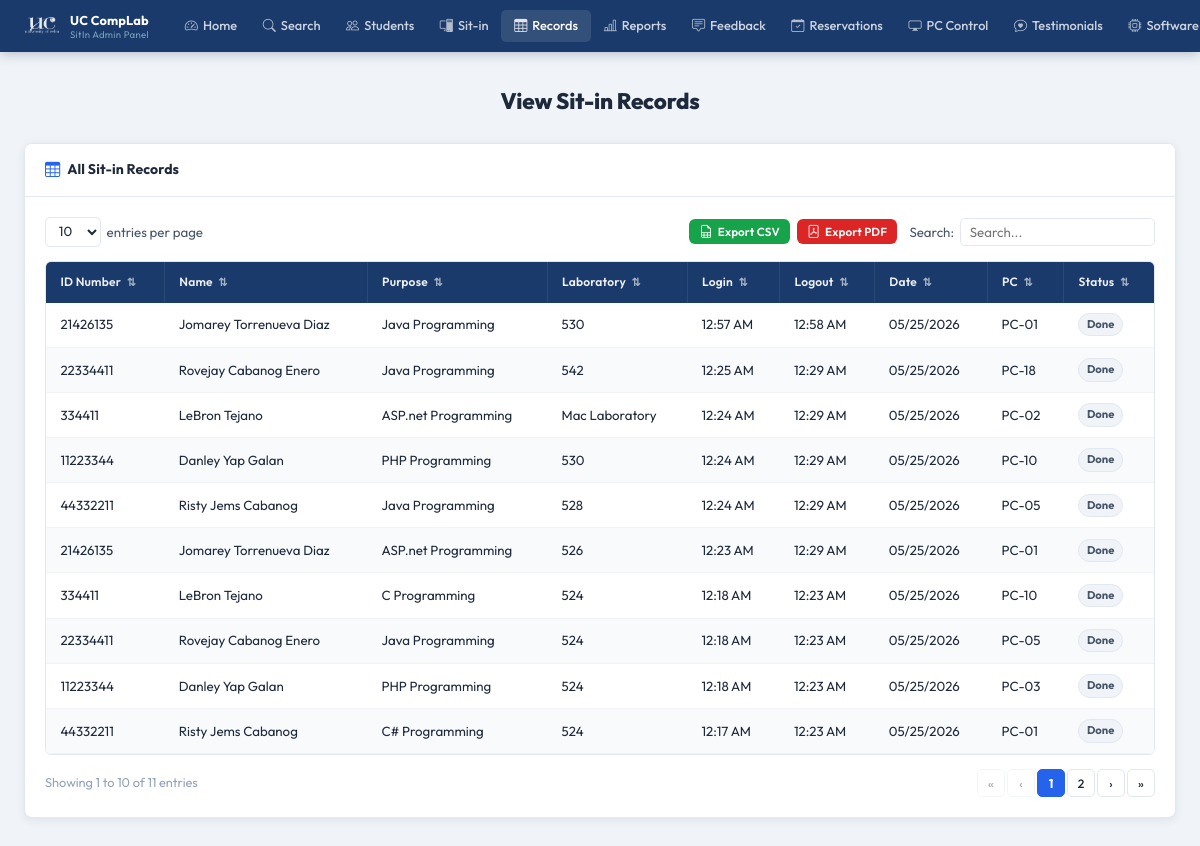
The page /pages/admin/view-sitin.php (signed in) on the database its author committed.
### tables this page shows
CREATE TABLE sit_in_logs (
            id          INTEGER PRIMARY KEY AUTOINCREMENT,
            user_id     INTEGER NOT NULL,
            lab_room    TEXT    NOT NULL,
            purpose     TEXT,
            status      TEXT    DEFAULT 'active',
            login_time  DATETIME DEFAULT CURRENT_TIMESTAMP,
            logout_time DATETIME, pc_number INTEGER,
            FOREIGN KEY (user_id) REFERENCES users(id) ON DELETE CASCADE
        );

CREATE TABLE users (
            id                 INTEGER PRIMARY KEY AUTOINCREMENT,
            first_name         TEXT    NOT NULL,
            last_name          TEXT    NOT NULL,
            middle_name        TEXT,
            student_id         TEXT    UNIQUE NOT NULL,
            course             TEXT    NOT NULL,
            course_level       INTEGER NOT NULL,
            email              TEXT    UNIQUE NOT NULL,
            address            TEXT    NOT NULL,
            password           TEXT    NOT NULL,
            remaining_sessions INTEGER DEFAULT 30,
            created_at         DATETIME DEFAULT CURRENT_TIMESTAMP
        , profile_picture TEXT, points INTEGER DEFAULT 0);

### pages/admin/view-sitin.php (the view, shortened to what this page needs)
<?php
$base = '../../';
$db = getDB();
$records = $db->query("
    SELECT s.id, u.student_id,
           u.first_name || ' ' || COALESCE(u.middle_name || ' ', '') || u.last_name AS full_name,
           s.purpose, s.lab_room,
           s.login_time, s.logout_time,
           DATE(s.login_time) AS log_date, s.status, s.pc_number
    FROM sit_in_logs s
    JOIN users u ON u.id = s.user_id
    ORDER BY s.login_time DESC
")->fetchAll();
?>
<!DOCTYPE html>
<html lang="en">
<head>
  <link rel="stylesheet" href="<?= $base ?>assets/css/admin.css"/>
  <link rel="stylesheet" href="https://cdn.jsdelivr.net/npm/bootstrap-icons@1.11.3/font/bootstrap-icons.css"/>
</head>
<body>
<?php require_once __DIR__ . '/../../includes/admin-navbar.php'; ?>
<div class="admin-page">
  <div class="admin-inner">
    <h1 class="a-page-title">View Sit-in Records</h1>
    <div class="a-card">
      <div class="a-card-header">
        <i class="bi bi-table"></i> All Sit-in Records
      </div>
      <div class="a-card-body">
        <div class="a-table-controls">
          <div class="a-entries-wrap">
            <select id="recSelect" class="a-entries-select">
              <option>10</option><option>25</option><option>50</option>
            </select>
            <span>entries per page</span>
          </div>
          <div style="display: flex; align-items: center; gap: 0.75rem; flex-wrap: wrap;">
            <div class="a-export-buttons" style="display: flex; gap: 0.4rem;">
              <button onclick="exportTableToCSV('recTable', 'sit_in_records.csv')" class="a-btn a-btn-sm a-btn-green" title="Export current records to CSV">
                <i class="bi bi-file-earmark-spreadsheet"></i> Export CSV
              </button>
              <button onclick="exportTableToPDF('recTable', 'UC CompLab — Sit-in Records', 'sit_in_records.pdf')" class="a-btn a-btn-sm a-btn-red" title="Export current records to a high-fidelity PDF">
                <i class="bi bi-file-pdf"></i> Export PDF
              </button>
            </div>
            <div class="a-search-wrap" style="margin: 0;">
              <label>Search:</label>
              <input type="text" id="recSearch" class="a-search-box" placeholder="Search..."/>
            </div>
          </div>
        </div>
        <div class="a-table-wrap">
          <table class="a-table" id="recTable">
            <thead>
              <tr>
                <th class="a-sortable" data-col="0">ID Number <span class="a-sort-icon">⇅</span></th>
                <th class="a-sortable" data-col="1">Name <span class="a-sort-icon">⇅</span></th>
                <th class="a-sortable" data-col="2">Purpose <span class="a-sort-icon">⇅</span></th>
                <th class="a-sortable" data-col="3">Laboratory <span class="a-sort-icon">⇅</span></th>
                <th class="a-sortable" data-col="4">Login <span class="a-sort-icon">⇅</span></th>
                <th class="a-sortable" data-col="5">Logout <span class="a-sort-icon">⇅</span></th>
                <th class="a-sortable" data-col="6">Date <span class="a-sort-icon">⇅</span></th>
                <th class="a-sortable" data-col="7">PC <span class="a-sort-icon">⇅</span></th>
                <th class="a-sortable" data-col="8">Status <span class="a-sort-icon">⇅</span></th>
              </tr>
            </thead>
            <tbody id="recBody">
              <?php if (empty($records)): ?>
                <tr class="a-table-empty"><td colspan="9">No records found.</td></tr>
              <?php else: ?>
                <?php foreach ($records as $r): ?>
                  <tr class="a-data-row">
                    <td><?= htmlspecialchars($r['student_id']) ?></td>
                    <td><?= htmlspecialchars($r['full_name']) ?></td>
                    <td><?= htmlspecialchars($r['purpose'] ?? '—') ?></td>
                    <td><?= htmlspecialchars($r['lab_room']) ?></td>
                    <td><?= $r['login_time']  ? date('g:i A', strtotime($r['login_time']))  : '—' ?></td>
                    <td><?= $r['logout_time'] ? date('g:i A', strtotime($r['logout_time'])) : '—' ?></td>
                    <td><?= date('m/d/Y', strtotime($r['log_date'])) ?></td>
                    <td><?= $r['pc_number'] ? 'PC-'.str_pad($r['pc_number'],2,'0',STR_PAD_LEFT) : '—' ?></td>
                    <td>
                      <?php $st = $r['logout_time'] ? 'done' : 'active'; ?>
                      <span class="a-badge badge-<?= $st ?>"><?= ucfirst($st) ?></span>
                    </td>
                  </tr>
                <?php endforeach; ?>
              <?php endif; ?>
            </tbody>
          </table>
        </div>
        <div class="a-table-footer">
          <div class="a-table-info" id="recInfo"></div>
          <div class="a-pagination" id="recPag"></div>
        </div>
      </div>
    </div>
  </div>
</div>
</body>
</html>

### assets/css/admin.css (style rules this page uses)
:root { --a-navy: #1a3a6b; --a-blue: #1e4da1; --a-mid: #2563EB; --a-light: #dbeafe; --a-white: #ffffff; --a-gray50: #f8fafc; --a-gray100: #f0f4f8; --a-gray200: #e2e8f0; --a-gray400: #94a3b8; --a-gray600: #475569; --a-navy900: #0d1b2e; --a-green: #16a34a; --a-red: #dc2626; --a-yellow: #d97706; --font: 'Outfit', sans-serif; --radius: 8px; --shadow-xs: 0 1px 3px rgba(15,40,84,0.07); --shadow: 0 2px 10px rgba(15,40,84,0.09); }
*, *::before, *::after { box-sizing: border-box; margin: 0; padding: 0; }
body { font-family: var(--font); background: #f0f4f8; color: #1e293b; line-height: 1.55; -webkit-font-smoothing: antialiased; }
.admin-page { padding-top: 52px; min-height: 100vh; }
.admin-inner { max-width: 1280px; margin: 0 auto; padding: 2rem 1.5rem; }
.a-page-title { font-size: 1.4rem; font-weight: 800; color: #1e293b; text-align: center; margin-bottom: 1.5rem; letter-spacing: -0.2px; }
.a-card { background: var(--a-white); border-radius: var(--radius); box-shadow: var(--shadow); border: 1px solid var(--a-gray200); overflow: hidden; }
.a-card-header { background: var(--a-white); color: #1e293b; padding: 0.9rem 1.25rem; font-size: 0.875rem; font-weight: 700; display: flex; align-items: center; gap: 7px; border-bottom: 1px solid var(--a-gray200); letter-spacing: 0.1px; }
.a-card-header i { color: var(--a-mid); font-size: 0.95rem; flex-shrink: 0; }
.a-card-body { padding: 1.25rem; }
.a-btn { display: inline-flex; align-items: center; gap: 5px; padding: 0.42rem 1rem; border: none; border-radius: 6px; font-family: var(--font); font-size: 0.80rem; font-weight: 600; cursor: pointer; transition: all 0.16s; white-space: nowrap; letter-spacing: 0.1px; }
.a-btn i { font-size: 0.82rem; }
.a-btn-green { background: #16a34a; color: #fff; }
.a-btn-red { background: #dc2626; color: #fff; }
.a-btn-sm { padding: 0.28rem 0.65rem; font-size: 0.73rem; }
.a-table-controls { display: flex; align-items: center; justify-content: space-between; margin-bottom: 0.875rem; flex-wrap: wrap; gap: 0.5rem; }
.a-entries-wrap { display: flex; align-items: center; gap: 6px; font-size: 0.83rem; color: var(--a-gray600); }
.a-entries-select, .a-search-box { padding: 0.3rem 0.55rem; border: 1.5px solid var(--a-gray200); border-radius: 5px; font-family: var(--font); font-size: 0.83rem; outline: none; transition: border-color 0.18s; color: #1e293b; background: var(--a-white); }
.a-search-box { width: 195px; }
.a-search-wrap { display: flex; align-items: center; gap: 6px; font-size: 0.83rem; color: var(--a-gray600); }
.a-table-wrap { overflow-x: auto; border-radius: 6px; border: 1px solid var(--a-gray200); }
.a-table { width: 100%; border-collapse: collapse; font-size: 0.83rem; }
.a-table thead tr { background: var(--a-navy); }
.a-table thead th { padding: 0.7rem 0.9rem; color: rgba(255,255,255,0.92); font-weight: 600; font-size: 0.75rem; text-align: left; white-space: nowrap; border-right: 1px solid rgba(255,255,255,0.08); cursor: pointer; user-select: none; transition: background 0.14s; letter-spacing: 0.2px; }
.a-table thead th:last-child { border-right: none; }
.a-sort-icon { font-size: 0.68rem; opacity: 0.65; margin-left: 3px; }
.a-table tbody tr { border-bottom: 1px solid var(--a-gray100); transition: background 0.12s; }
.a-table tbody tr:nth-child(even) { background: var(--a-gray50); }
.a-table tbody td { padding: 0.65rem 0.9rem; color: #1e293b; vertical-align: middle; }
.a-table-footer { display: flex; align-items: center; justify-content: space-between; margin-top: 0.875rem; flex-wrap: wrap; gap: 0.5rem; }
.a-table-info { font-size: 0.80rem; color: var(--a-gray400); }
.a-pagination { display: flex; gap: 2px; }
.a-badge { display: inline-flex; align-items: center; gap: 4px; padding: 2px 8px; border-radius: 100px; font-size: 0.70rem; font-weight: 700; text-transform: capitalize; white-space: nowrap; }
.badge-done { background: var(--a-gray100); color: #475569; border: 1px solid var(--a-gray200); }

### rows shown on the page
sit_in_logs: user.student_id "21426135", full_name "Jomarey Torrenueva Diaz", purpose "Java Programming", lab_room "530", login_time "12:57 AM", logout_time "12:58 AM", log_date "05/25/2026", pc_number "01", logout_time "Done"
sit_in_logs: user.student_id "22334411", full_name "Rovejay Cabanog Enero", purpose "Java Programming", lab_room "542", login_time "12:25 AM", logout_time "12:29 AM", log_date "05/25/2026", pc_number "18", logout_time "Done"
sit_in_logs: user.student_id "334411", full_name "LeBron Tejano", purpose "ASP.net Programming", lab_room "Mac Laboratory", login_time "12:24 AM", logout_time "12:29 AM", log_date "05/25/2026", pc_number "02", logout_time "Done"
sit_in_logs: user.student_id "11223344", full_name "Danley Yap Galan", purpose "PHP Programming", lab_room "530", login_time "12:24 AM", logout_time "12:29 AM", log_date "05/25/2026", pc_number "10", logout_time "Done"
sit_in_logs: user.student_id "44332211", full_name "Risty Jems Cabanog", purpose "Java Programming", lab_room "528", login_time "12:24 AM", logout_time "12:29 AM", log_date "05/25/2026", pc_number "05", logout_time "Done"
sit_in_logs: user.student_id "21426135", full_name "Jomarey Torrenueva Diaz", purpose "ASP.net Programming", lab_room "526", login_time "12:23 AM", logout_time "12:29 AM", log_date "05/25/2026", pc_number "01", logout_time "Done"
sit_in_logs: user.student_id "334411", full_name "LeBron Tejano", purpose "C Programming", lab_room "524", login_time "12:18 AM", logout_time "12:23 AM", log_date "05/25/2026", pc_number "10", logout_time "Done"
sit_in_logs: user.student_id "22334411", full_name "Rovejay Cabanog Enero", purpose "Java Programming", lab_room "524", login_time "12:18 AM", logout_time "12:23 AM", log_date "05/25/2026", pc_number "05", logout_time "Done"
sit_in_logs: user.student_id "11223344", full_name "Danley Yap Galan", purpose "PHP Programming", lab_room "524", login_time "12:18 AM", logout_time "12:23 AM", log_date "05/25/2026", pc_number "03", logout_time "Done"
sit_in_logs: user.student_id "44332211", full_name "Risty Jems Cabanog", purpose "C# Programming", lab_room "524", login_time "12:17 AM", logout_time "12:23 AM", log_date "05/25/2026", pc_number "01", logout_time "Done"
